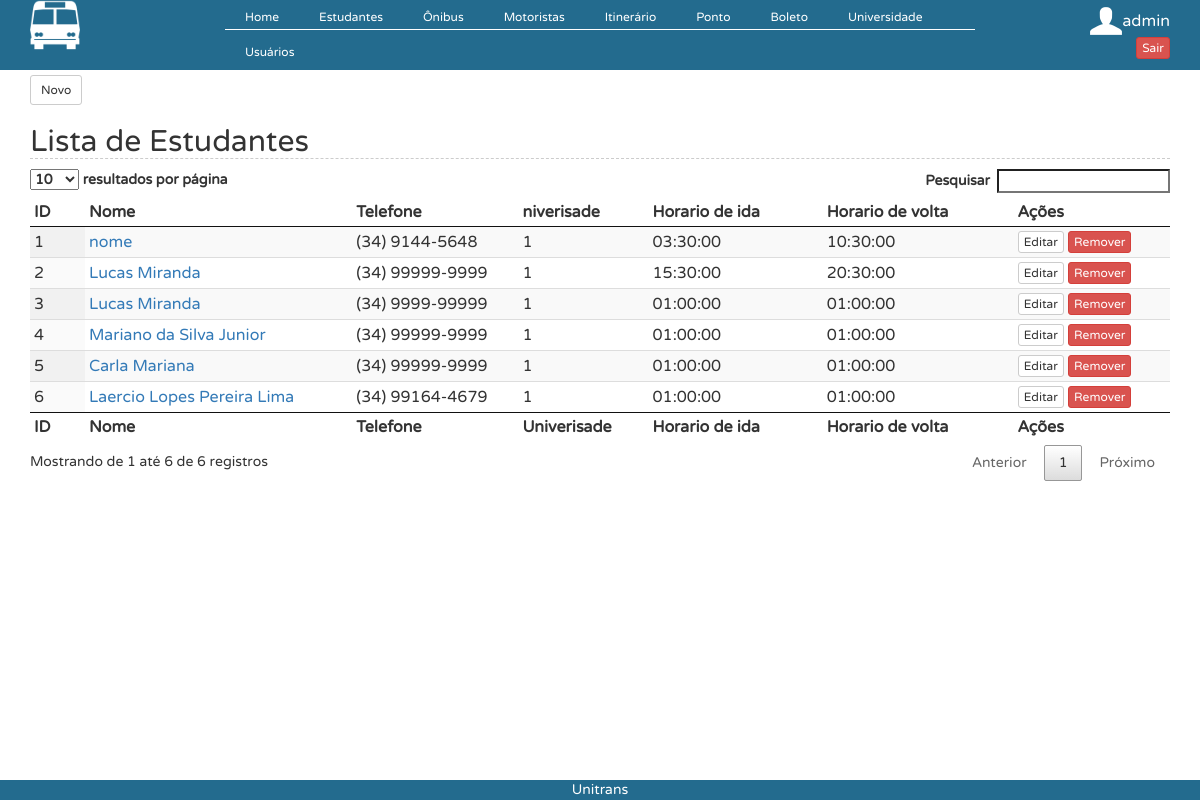
The page /?controller=estudante&action=index (signed in) on the database its author committed.
### tables this page shows
CREATE TABLE `estudante` (
  `id` int(11) NOT NULL AUTO_INCREMENT,
  `nome` varchar(45) DEFAULT NULL,
  `cpf` varchar(45) DEFAULT NULL,
  `data_de_nascimento` date DEFAULT NULL,
  `rua` varchar(45) DEFAULT NULL,
  `telefone` varchar(45) DEFAULT NULL,
  `fk_id_universidade` varchar(45) DEFAULT NULL,
  `curso` varchar(45) DEFAULT NULL,
  `login` varchar(45) DEFAULT NULL,
  `senha` varchar(45) DEFAULT NULL,
  `horario_de_ida` time DEFAULT NULL,
  `numero` int(11) DEFAULT NULL,
  `bairro` varchar(45) DEFAULT NULL,
  `cidade` varchar(45) DEFAULT NULL,
  `horario_de_volta` time DEFAULT NULL,
  `foto` varchar(100) DEFAULT NULL,
  `latitude` varchar(25) DEFAULT NULL,
  `longitude` varchar(25) DEFAULT NULL,
  `fk_id_ponto_embarque` int(11) DEFAULT '1',
  `fk_id_ponto_desembarque` int(11) DEFAULT NULL,
  PRIMARY KEY (`id`)
);

### controllers/EstudanteController.php (called while the page is built, shortened)
<?php
class EstudanteController {
   public function index() {
      $estudantes = EstudanteDAO::all();
      require_once('views/estudante/index.php');
   }
}
?>

### connection.php (called while the page is built, shortened)
<?php
  class Db {
    private static $instance = NULL;
    public static function getInstance() {
      if (!isset(self::$instance)) {
        $pdo_options[PDO::ATTR_ERRMODE] = PDO::ERRMODE_EXCEPTION;
        self::$instance = new PDO('mysql:host=localhost;dbname=teste', 'root', '123456', $pdo_options);
      }
      return self::$instance;
    }
  }
?>

### models/EstudanteDAO.php (called while the page is built, shortened)
<?php
@include_once 'models/Estudante.php';
class EstudanteDAO {
    public static function all() {
        $lista = [];
        $req = Db::getInstance()->query('SELECT * FROM estudante');
        foreach ($req->fetchAll() as $linha) {
            $estudante = new Estudante();
            $estudante->setId($linha['id']);
            $estudante->setNome($linha["nome"]);
            $estudante->setCpf($linha["cpf"]);
            $estudante->setData_de_nascimento($linha["data_de_nascimento"]);
            $estudante->setTelefone($linha["telefone"]);
            $estudante->setRua($linha["rua"]);
            $estudante->setNumero($linha["numero"]);
            $estudante->setBairro($linha["bairro"]);
            $estudante->setCidade($linha["cidade"]);
            $estudante->setCurso($linha["curso"]);
            $estudante->setfk_id_universidade($linha["fk_id_universidade"]);
            $estudante->setHorario_de_ida($linha["horario_de_ida"]);
            $estudante->setHorario_de_volta($linha["horario_de_volta"]);
            $estudante->setLogin($linha["login"]);
            $estudante->setSenha($linha["senha"]);
            $estudante->setLat($linha["latitude"]);
            $estudante->setLong($linha["longitude"]);
            $estudante->setFk_id_ponto_embarque($linha["fk_id_ponto_embarque"]);
            $estudante->setFk_id_ponto_desembarque($linha["fk_id_ponto_desembarque"]);
            $lista[] = $estudante;
        }
        return $lista;
    }
}

### models/Estudante.php (called while the page is built, shortened)
<?php
class Estudante{
    private $id;
    private $nome;
    private $telefone;
    private $fk_id_universidade;
    private $horario_de_ida;
    private $horario_de_volta;
function setId ($id){
        $this->id=$id;
    }
    function getId (){
        return $this->id;
    }
    public function getNome() {
        return $this->nome;
    }
    public function setNome($nome) {
        $this->nome = $nome;
    }
    public function getTelefone() {
        return $this->telefone;
    }
    public function setTelefone($telefone) {
        $this->telefone = $telefone;
    }
    public function getfk_id_universidade() {
        return $this->fk_id_universidade;
    }
    public function setfk_id_universidade($fk_id_universidade) {
        $this->fk_id_universidade = $fk_id_universidade;
    }
    public function getHorario_de_ida() {
        return $this->horario_de_ida;
    }
    public function setHorario_de_ida($horario_de_ida) {
        $this->horario_de_ida = $horario_de_ida;
    }
    public function getHorario_de_volta() {
        return $this->horario_de_volta;
    }
    public function setHorario_de_volta($horario_de_volta) {
        $this->horario_de_volta = $horario_de_volta;
    }
}
?>

### views/estudante/index.php (the view)
<button  onclick="location.href='?controller=estudante&action=add'" type="button" class="btn btn-default btn-sm" style="margin-top: 5px">
                    Novo
                </button><h2>Lista de Estudantes</h2>
<table id="example" class="display compact" cellspacing="0" width="100%">
    <thead>
        <tr>
            <th>ID</th>
            <th>Nome</th>
            <th>Telefone</th>
            <th>niverisade</th>
            <th>Horario de ida</th>
            <th>Horario de volta</th>
            <th>Ações</th>
        </tr>
    </thead>
    <tfoot>
        <tr>
            <th>ID</th>
            <th>Nome</th>
            <th>Telefone</th>
            <th>Univerisade</th>
            <th>Horario de ida</th>
            <th>Horario de volta</th>
            <th>Ações</th>
        </tr>
    </tfoot>
    <tbody>
        <?php foreach ($estudantes as $estudante) { ?>
            <tr>
                <td><?php echo $estudante->getId(); ?></td>
                <td><a href="?controller=estudante&action=view&id=<?php echo $estudante->getId();?>"><?php echo $estudante->getNome(); ?></a></td>
                <td><?php echo $estudante->getTelefone(); ?></td>
                <td><?php echo $estudante->getfk_id_universidade(); ?></td>
                <td><?php echo $estudante->getHorario_de_ida(); ?></td>
                <td><?php echo $estudante->getHorario_de_volta(); ?></td>
                <td><button type="button" onclick="location.href='?controller=estudante&action=edit&id=<?php echo base64_encode($estudante->getId());?>';" class="btn btn-default btn-xs">Editar</button>
                    <button type="button" onclick="javascript:remover('?controller=estudante&action=delete&id=<?php echo base64_encode($estudante->getId());?>');" class="btn btn-danger btn-xs">Remover</button>
                </td>
            </tr>
        <?php } ?>
    </tbody>
</table>

### webroot/css/estilo.css (style rules this page uses)
* { margin:0; padding:0; font-family: myFirstFont; }
h2 { font-family: Arial, sans-serif; color: #3399CC; font-size: 30px; font-weight: bold; border-bottom: 1px dashed #ccc; margin: 0px 0px 0px 0px; }

### rows shown on the page
estudante: id "1", nome "nome", telefone "(34) 9144-5648", fk_id_universidade "1", horario_de_ida "03:30:00", horario_de_volta "10:30:00"
estudante: id "2", nome "Lucas Miranda", telefone "(34) 99999-9999", fk_id_universidade "1", horario_de_ida "15:30:00", horario_de_volta "20:30:00"
estudante: id "3", nome "Lucas Miranda", telefone "(34) 9999-99999", fk_id_universidade "1", horario_de_ida "01:00:00", horario_de_volta "01:00:00"
estudante: id "4", nome "Mariano da Silva Junior", telefone "(34) 99999-9999", fk_id_universidade "1", horario_de_ida "01:00:00", horario_de_volta "01:00:00"
estudante: id "5", nome "Carla Mariana", telefone "(34) 99999-9999", fk_id_universidade "1", horario_de_ida "01:00:00", horario_de_volta "01:00:00"
estudante: id "6", nome "Laercio Lopes Pereira Lima", telefone "(34) 99164-4679", fk_id_universidade "1", horario_de_ida "01:00:00", horario_de_volta "01:00:00"

### other values the page prints
$_SESSION['login'] "admin"
